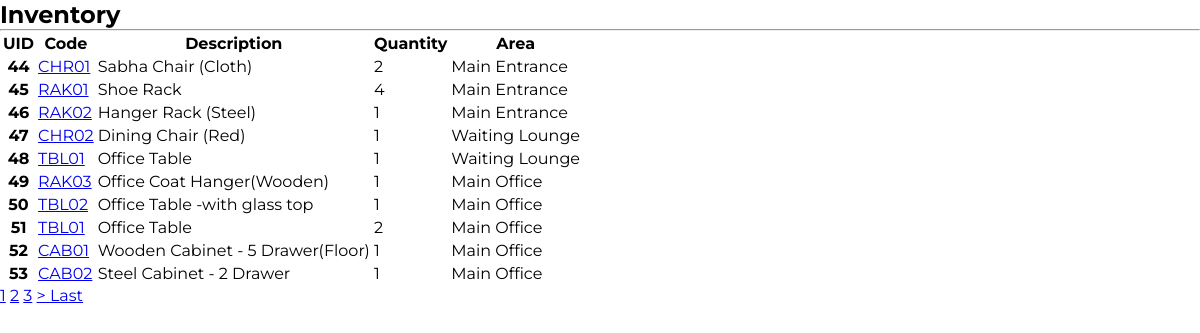
Screenshot of /inventory/ with the database file from the repository.
### inventory/models.py (models this page shows, shortened)
class Item(models.Model):
    uid = models.IntegerField()
    description = models.CharField(max_length=200)
    details = models.CharField(max_length=1000)
    image = models.ImageField(upload_to='item_pics', blank=True, null=True, max_length=500)
    quantity = models.IntegerField()
    code = models.CharField(max_length=5)
    area = models.ForeignKey(Area, null=True, on_delete=models.SET_NULL)
    slug = AutoSlugField(populate_from='uid')

class Area(models.Model):
    name = models.CharField(max_length=200)
    location = models.CharField(max_length=200)
    def __str__(self):
        return self.name

### inventory/views.py (the view)
# urls.py: path("inventory/", InventoryView.as_view(), name="inventory"),
class InventoryView(ListView, LoginRequiredMixin):
    model = Item
    context_object_name = "list"
    template_name = "inventory/inventory.html"
    paginate_by = 10

### inventory/templates/inventory/inventory.html (shortened to what this page needs)
{%extends 'main/base.html' %}
{% block content %}
<div class="container">
<h2> Inventory </h2>
    <hr>
<table class="table">
    <tr class="thead-light">
        <th  scope="col" >UID</th>
        <th  scope="col">Code</th>
        <th  scope="col">Description</th>
        <th  scope="col">Quantity</th>
        <th  scope="col">Area</th>
    </tr>
    {% for inv in list %}
    <tr>
        <th scope="row">{{ inv.uid }}</th>
        <td><a href="{% url 'inventory-update' inv.uid %}">{{ inv.code }} </a></td>
        <td>{{ inv.description }}</td>
        <td>{{ inv.quantity }}</td>
        <td>{{ inv.area }}</td>
    </tr>
    {% endfor %}
</table>
     {% if is_paginated %}
      {% for num in page_obj.paginator.page_range %}
        {% if page_obj.number == num %}
          <a class="btn btn-info mb-4" href="?page={{ num }}">{{ num }}</a>
        {% elif num > page_obj.number|add:'-3' and num < page_obj.number|add:'3' %}
          <a class="btn btn-outline-info mb-4" href="?page={{ num }}">{{ num }}</a>
        {% endif %}
      {% endfor %}
      {% if page_obj.has_next %}
        <a class="btn btn-outline-info mb-4" href="?page={{ page_obj.next_page_number }}"> > </a>
        <a class="btn btn-outline-info mb-4" href="?page={{ page_obj.paginator.num_pages }}">Last</a>
      {% endif %}
    {% endif %}
</div>
{% endblock %}

### static/css/base.css (style rules this page uses)
:root { --navy: #14213D; --buttoncolor: #FCA311; --textcolor: #000000; --whitespace: #ffffff; --secondary: #E5E5E5; }
* { font-family: 'Montserrat', sans-serif; margin: 0; }

### rows the page displays
Item: uid "44", code "CHR01", description "Sabha Chair (Cloth)", quantity "2", area "Main Entrance"
Item: uid "45", code "RAK01", description "Shoe Rack", quantity "4", area "Main Entrance"
Item: uid "46", code "RAK02", description "Hanger Rack (Steel)", quantity "1", area "Main Entrance"
Item: uid "47", code "CHR02", description "Dining Chair (Red)", quantity "1", area "Waiting Lounge"
Item: uid "48", code "TBL01", description "Office Table", quantity "1", area "Waiting Lounge"
Item: uid "49", code "RAK03", description "Office Coat Hanger(Wooden)", quantity "1", area "Main Office"
Item: uid "50", code "TBL02", description "Office Table -with glass top", quantity "1", area "Main Office"
Item: uid "51", code "TBL01", description "Office Table", quantity "2", area "Main Office"
Item: uid "52", code "CAB01", description "Wooden Cabinet - 5 Drawer(Floor)", quantity "1", area "Main Office"
Item: uid "53", code "CAB02", description "Steel Cabinet - 2 Drawer", quantity "1", area "Main Office"

### other values shown
{{ num }} "1"
{{ num }} "2" "3"
